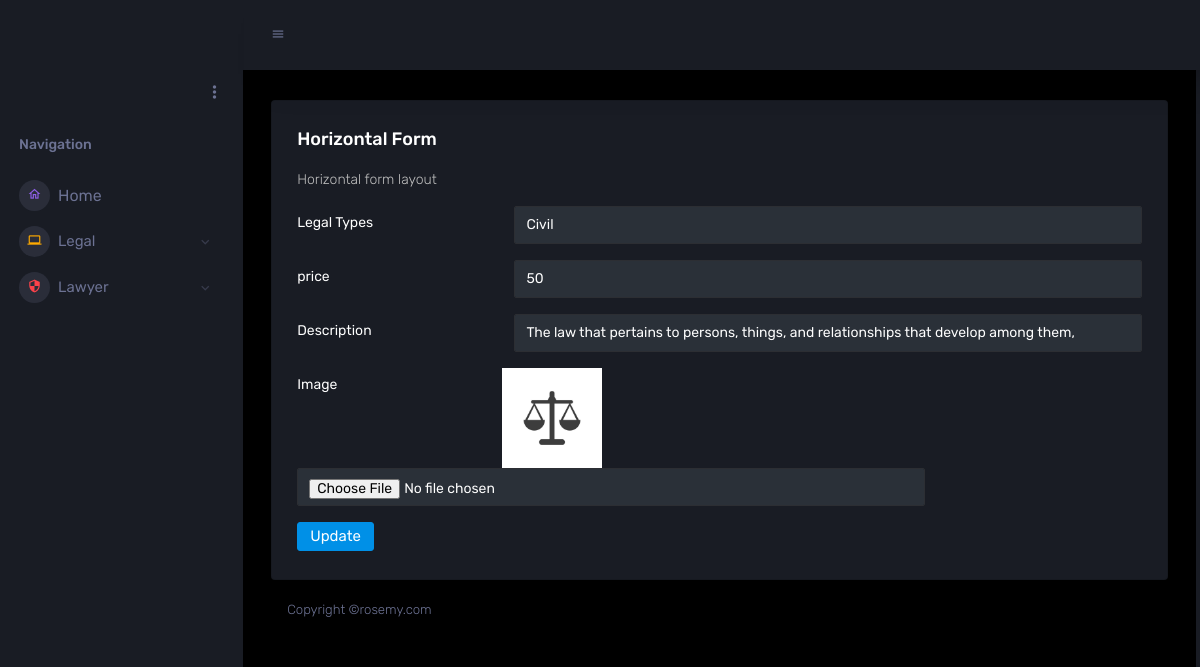
Screenshot of /backend/edit_legal/11/ with the database file from the repository.
### backend/models.py (models this page shows)
class LegalDb(models.Model):
    LegalTypes = models.CharField(max_length=50, null=True, blank=True)
    Price = models.IntegerField(null=True, blank=True)
    Description = models.TextField(max_length=50, null=True, blank=True)
    Image = models.ImageField(upload_to="legalimages", null=True, blank=True)

### backend/views.py (the view)
# urls.py: path('edit_legal/<int:legalid>/',views.edit_legal,name="edit_legal"),
def edit_legal(request,legalid):
    data = LegalDb.objects.get(id=legalid)
    return render(request,"Edit_legal.html",{'data':data})

### backend/templates/Edit_legal.html (shortened to what this page needs)
<!DOCTYPE html>
{% extends 'index.html' %}
{% block content %}
<html lang="en">
<head>
</head>
<body>
<div class="card">
                  <div class="card-body">
                    <h4 class="card-title">Horizontal Form</h4>
                    <p class="card-description"> Horizontal form layout </p>
                    <form class="forms-sample" method="post" action="{% url 'update_legal' updateid=data.id %}" enctype="multipart/form-data">
                      <div class="form-group row">
                        <label for="exampleInputUsername2" class="col-sm-3 col-form-label">Legal Types</label>
                        <div class="col-sm-9">
                          <input type="text" class="form-control" id="exampleInputUsername2" placeholder="legal types" name="legal_types" value="{{data.LegalTypes}}">
                        </div>
                      </div>
                      <div class="form-group row">
                        <label for="exampleInputEmail2" class="col-sm-3 col-form-label">price</label>
                        <div class="col-sm-9">
                          <input type="text" class="form-control" id="exampleInputEmail2" placeholder="price" name="price" value="{{data.Price}}">
                        </div>
                      </div>
                      <div class="form-group row">
                        <label for="exampleInputMobile" class="col-sm-3 col-form-label">Description</label>
                        <div class="col-sm-9">
                          <input type="text" class="form-control" id="exampleInputMobile" placeholder="Description" name="Description" value="{{data.Description}}">
                        </div>
                      </div>
                        <div class="form-group row">
                        <label for="exampleInputMobile" class="col-sm-3 col-form-label">Image</label><br><br>
                         <div>
                             <img src="{{data.Image.url}}" width="100px;" height="100px;">
                         </div>
                        <div class="col-sm-9">
                          <input type="file" class="form-control" id="exampleInputMobile" placeholder="Image" name="image" value="{{data.Image}}" >
                        </div>
                      </div>
                      <button type="submit" class="btn btn-primary mr-2">Update</button>
                    </form>
                  </div>
                </div>
</body>
</html>
{% endblock %}

### rows the page displays
LegalDb: legal_types "Civil", price "50", Description "The law that pertains to persons, things, and relationships that develop among them,", Image (picture)
